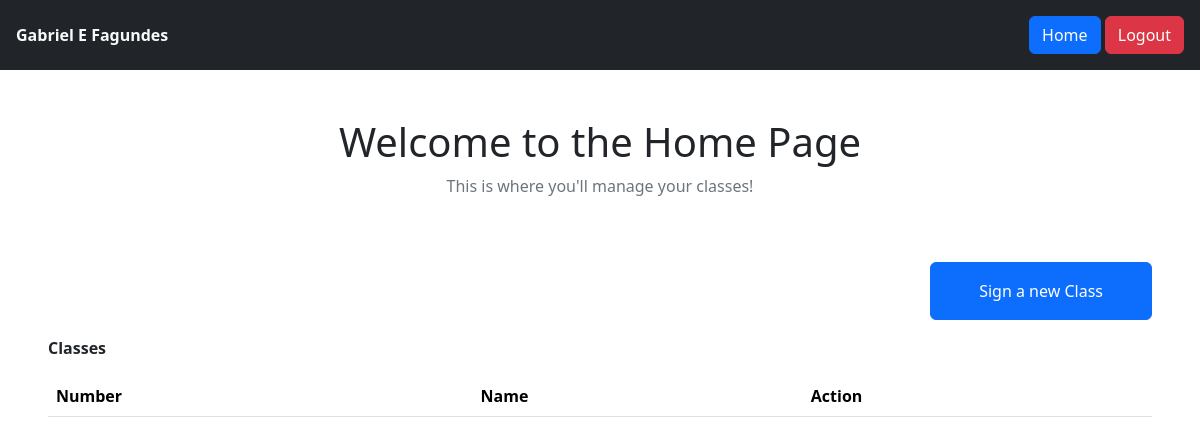
Page / (signed in) on the earlier database version.
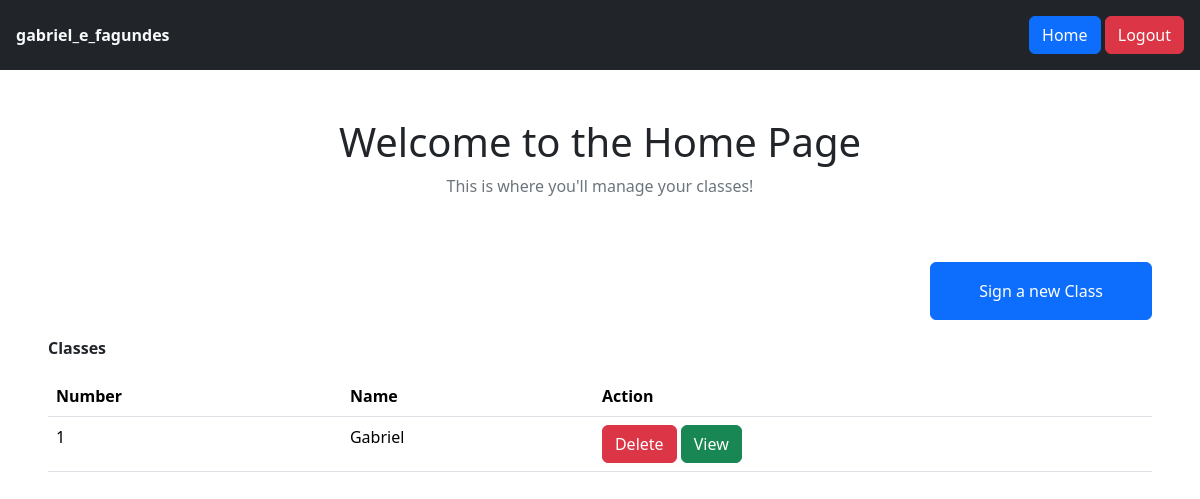
Same page on the later database version.
### app/models.py (models this page shows)
class User(db.Model, UserMixin):
    id = db.Column(db.Integer, primary_key=True)
    name = db.Column(db.String(150), nullable=False)
    email = db.Column(db.String(150), unique=True, nullable=False)
    password = db.Column(db.String(200), nullable=False)

class Class(db.Model):
    id = db.Column(db.Integer, primary_key=True)
    name = db.Column(db.String(150), unique=True, nullable=False)
    teacher_id = db.Column(db.Integer, db.ForeignKey('user.id'), nullable=False, default=User.id)

### app/views.py (the view)
@app.route('/', methods=['GET', 'POST'])
@login_required
def home():
    data = Class.query.filter_by(teacher_id=current_user.id)
    classes = {'data' : data.all()}
    return render_template('index.html', user=current_user, classes=classes)

### app/models.py (called while the page is built)
@login_manager.user_loader
def load_user(user_id):
    return User.query.get(int(user_id))

### app/templates/index.html
{% extends 'base.html' %}
{% block content %}
<section class="mt-5">
    <div class="d-flex flex-column align-items-center">
        <h1>Welcome to the Home Page</h1>
        <p class="text-secondary">This is where you'll manage your classes!</p>
    </div>
    <div class="d-flex justify-content-end">
        <a href="{{ url_for('signClass') }}" class="btn btn-primary px-5 py-3 mx-5 mt-5">Sign a new Class</a>
    </div>
    <div class="px-5 py-3">
        <p class="fw-bold">Classes</p>
        <table class="table">
            <thead>
                <th class="fw-bold">Number</th>
                <th class="fw-bold">Name</th>
                <th class="fw-bold">Action</th>
            </thead>
            <tbody>
                {% for i in classes['data'] %}
                <tr>
                    <td>{{ i.id }}</td>
                    <td>{{ i.name }}</td>
                    <td>
                        <a href="{{ url_for('deleteClass', id=i.id) }}" class="btn btn-danger">Delete</a>
                        <a href="{{ url_for('classPage', id=i.id) }}" class="btn btn-success">View</a>
                    </td>
                </tr>
                {% endfor %}
            </tbody>
        </table>
    </div>
</section>
{% endblock %}

### app/templates/base.html (shortened to what this page needs)
{% block documentheader %}
<!DOCTYPE html>
<html lang="en">
<head>
    <link href="https://cdn.jsdelivr.net/npm/bootstrap@5.3.8/dist/css/bootstrap.min.css" rel="stylesheet">
</head>
<body>
    {% if current_user.is_authenticated %}
        <section class="d-flex bg-dark justify-content-between p-3 align-items-center">
            <div>
                <span class="text-light fw-bold">{{ current_user.name }}</span>
            </div>
            <div>
                <a href="{{ url_for('home') }}" class="btn btn-primary">Home</a>
                <a href="{{ url_for('logout') }}" class="btn btn-danger">Logout</a>
            </div>
        </section>
    {% endif %}
    {% block content %}{% endblock %}
</body>
</html>
{% endblock %}

Differences in the rows shown:
changed User: name "Gabriel E Fagundes" → "gabriel_e_fagundes"
added Class: id "1", name "Gabriel"
